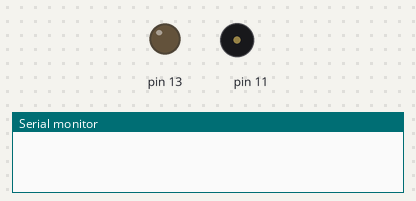
This sketch was run on a simulated Arduino Uno, built with avr-gcc and run on an emulated ATmega328P. Shown: output pins drawn as LEDs (lit = HIGH), buzzer (waves = sounding), the last lines printed to the serial monitor.

Above: at 0.2 s.
At 4.42 s:
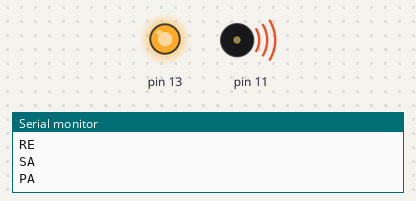
At 10.5 s:
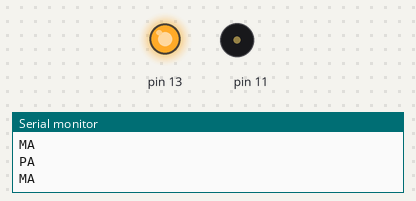
Timing chart, 0 to 12.3 s (numbered marks = the images above):
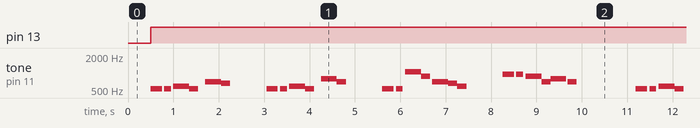

Measured:
- by itself, pin 13: LOW → HIGH at 0.50 s
- by itself, tone on pin 11: plays 523 Hz for 0.25 s, 523 Hz for 0.15 s, 587 Hz for 0.35 s, 523 Hz for 0.20 s, 698 Hz for 0.35 s, 659 Hz for 0.20 s … (304 notes in this stretch)

The sketch:

happy_birthday_song_by_ManiGarg.ino
```cpp
// C++ code
//Mani Garg
//GITHUB-manipta
void setup()
{
  pinMode(11, OUTPUT);
  pinMode(2, INPUT);
  pinMode(3, INPUT);
  pinMode(4, INPUT);
  pinMode(13, OUTPUT);
  Serial.begin(9600);

}
  void sa(int t){
 //for controlling frequency of buzzer
    tone(11,523.25,t);
  Serial.println("SA");
  digitalWrite(13,HIGH);
  }
void nii(int t){
 //for controlling frequency of buzzer
    tone(11,941.85,t);
  Serial.println("ni_");
  digitalWrite(13,HIGH);
  }
  void re(int t){
 //for controlling frequency of buzzer
     tone(11,587.33,t);
  Serial.println("RE");
  digitalWrite(13,HIGH);}
 //digitalWrite(11, HIGH);
  void ga(int t){
 //for controlling frequency of buzzer
     tone(11,659.26,t);
 Serial.println("GA");
 digitalWrite(13,HIGH);}
   void ma(int t)
  {
 //for controlling frequency of buzzer
     tone(11,698.46,t);
 Serial.println("MA");
 digitalWrite(13,HIGH);}
   void pa(int t)
  {
 //for controlling frequency of buzzer
     tone(11,783.99,t);
 Serial.println("PA");
 digitalWrite(13,HIGH);}
  void dha(int t)
  {
 //for controlling frequency of buzzer
     tone(11,880,t);
 Serial.println("DHA");
 digitalWrite(13,HIGH);}
  void ni(int t)
  {
 //for controlling frequency of buzzer
     tone(11,987.77,t);
 Serial.println("NI");
 digitalWrite(13,HIGH);}
   void saa(int t)
  {
 //for controlling frequency of buzzer
     tone(11,1046.5,t);
 Serial.println("SA'");
 digitalWrite(13,HIGH);}
void loop()
{	delay(500);
  sa(250);
  delay(301);
  sa(150);
  delay(201);
  re(350);
  delay(350);
  sa(200);
  delay(350);
  ma(350);
  delay(350);
  ga(200);
  delay(1000);

  sa(250);
  delay(301);
  sa(150);
  delay(201);
  re(350);
  delay(350);
  sa(200);
  delay(350);
  pa(350);
  delay(350);
  ma(200);
  delay(1000);

  sa(250);
  delay(301);
  sa(150);
  delay(201);
  saa(350);
  delay(352);
  dha(200);
  delay(250);
  ma(350);
  delay(350);
  ga(200);
  delay(200);
  re(200);
  delay(1000);

    nii(250);
  delay(301);
  nii(150);
  delay(201);
  dha(350);
  delay(350);
  ma(200);
  delay(200);
  pa(350);
  delay(380);
  ma(200);
  delay(1000);
 // exit(0);
}

 
```
